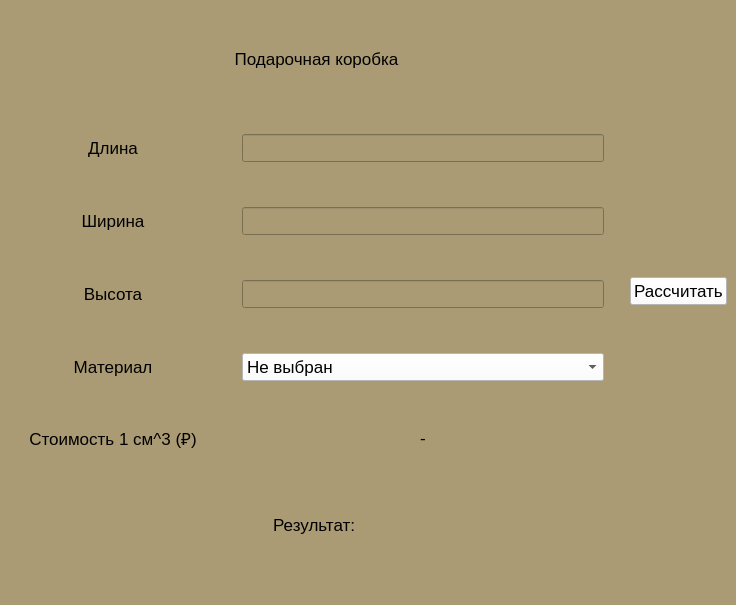
<?xml version="1.0" encoding="UTF-8"?>
<ui version="4.0">
 <class>MainWindow</class>
 <widget class="QMainWindow" name="MainWindow">
  <property name="geometry">
   <rect>
    <x>0</x>
    <y>0</y>
    <width>736</width>
    <height>605</height>
   </rect>
  </property>
  <property name="font">
   <font>
    <pointsize>15</pointsize>
   </font>
  </property>
  <property name="windowTitle">
   <string>Гаврилов Дмитрий 4231</string>
  </property>
  <property name="styleSheet">
   <string notr="true">background-color: rgb(170, 155, 116);</string>
  </property>
  <widget class="QWidget" name="centralwidget">
   <layout class="QHBoxLayout" name="horizontalLayout">
    <item>
     <layout class="QVBoxLayout" name="verticalLayout">
      <item>
       <widget class="QLabel" name="label">
        <property name="font">
         <font>
          <pointsize>13</pointsize>
         </font>
        </property>
        <property name="text">
         <string>Подарочная коробка</string>
        </property>
        <property name="alignment">
         <set>Qt::AlignCenter</set>
        </property>
       </widget>
      </item>
      <item>
       <layout class="QGridLayout" name="gridLayout">
        <property name="sizeConstraint">
         <enum>QLayout::SetDefaultConstraint</enum>
        </property>
        <property name="leftMargin">
         <number>20</number>
        </property>
        <property name="topMargin">
         <number>20</number>
        </property>
        <property name="rightMargin">
         <number>20</number>
        </property>
        <property name="bottomMargin">
         <number>20</number>
        </property>
        <property name="spacing">
         <number>45</number>
        </property>
        <item row="3" column="0">
         <widget class="QLabel" name="material">
          <property name="font">
           <font>
            <pointsize>13</pointsize>
           </font>
          </property>
          <property name="text">
           <string>Материал</string>
          </property>
          <property name="alignment">
           <set>Qt::AlignCenter</set>
          </property>
         </widget>
        </item>
        <item row="4" column="1">
         <widget class="QLabel" name="price_one">
          <property name="font">
           <font>
            <pointsize>13</pointsize>
           </font>
          </property>
          <property name="text">
           <string>-</string>
          </property>
          <property name="alignment">
           <set>Qt::AlignCenter</set>
          </property>
         </widget>
        </item>
        <item row="2" column="0">
         <widget class="QLabel" name="heigth">
          <property name="sizePolicy">
           <sizepolicy hsizetype="Preferred" vsizetype="Fixed">
            <horstretch>0</horstretch>
            <verstretch>0</verstretch>
           </sizepolicy>
          </property>
          <property name="font">
           <font>
            <pointsize>13</pointsize>
           </font>
          </property>
          <property name="text">
           <string>Высота</string>
          </property>
          <property name="alignment">
           <set>Qt::AlignCenter</set>
          </property>
         </widget>
        </item>
        <item row="1" column="0">
         <widget class="QLabel" name="width">
          <property name="sizePolicy">
           <sizepolicy hsizetype="Preferred" vsizetype="Preferred">
            <horstretch>0</horstretch>
            <verstretch>0</verstretch>
           </sizepolicy>
          </property>
          <property name="font">
           <font>
            <pointsize>13</pointsize>
           </font>
          </property>
          <property name="text">
           <string>Ширина</string>
          </property>
          <property name="alignment">
           <set>Qt::AlignCenter</set>
          </property>
         </widget>
        </item>
        <item row="0" column="0">
         <widget class="QLabel" name="length">
          <property name="font">
           <font>
            <pointsize>13</pointsize>
           </font>
          </property>
          <property name="text">
           <string>Длина</string>
          </property>
          <property name="alignment">
           <set>Qt::AlignCenter</set>
          </property>
         </widget>
        </item>
        <item row="3" column="1">
         <widget class="QComboBox" name="material_combobox">
          <property name="font">
           <font>
            <pointsize>13</pointsize>
           </font>
          </property>
          <property name="styleSheet">
           <string notr="true">background-color: rgb(255, 255, 255);</string>
          </property>
          <item>
           <property name="text">
            <string>Не выбран</string>
           </property>
          </item>
          <item>
           <property name="text">
            <string>Картон</string>
           </property>
          </item>
          <item>
           <property name="text">
            <string>Бумага</string>
           </property>
          </item>
          <item>
           <property name="text">
            <string>Дерево</string>
           </property>
          </item>
          <item>
           <property name="text">
            <string>Стекло</string>
           </property>
          </item>
          <item>
           <property name="text">
            <string>Сталь</string>
           </property>
          </item>
         </widget>
        </item>
        <item row="4" column="0">
         <widget class="QLabel" name="price_one_label">
          <property name="font">
           <font>
            <pointsize>13</pointsize>
           </font>
          </property>
          <property name="text">
           <string>Стоимость 1 см^3 (₽)</string>
          </property>
          <property name="alignment">
           <set>Qt::AlignCenter</set>
          </property>
         </widget>
        </item>
        <item row="0" column="1">
         <widget class="QLineEdit" name="length_inp">
          <property name="font">
           <font>
            <pointsize>13</pointsize>
           </font>
          </property>
         </widget>
        </item>
        <item row="1" column="1">
         <widget class="QLineEdit" name="width_inp">
          <property name="font">
           <font>
            <pointsize>13</pointsize>
           </font>
          </property>
         </widget>
        </item>
        <item row="2" column="1">
         <widget class="QLineEdit" name="height_inp">
          <property name="font">
           <font>
            <pointsize>13</pointsize>
           </font>
          </property>
         </widget>
        </item>
       </layout>
      </item>
      <item>
       <widget class="QLabel" name="result_label">
        <property name="font">
         <font>
          <pointsize>13</pointsize>
         </font>
        </property>
        <property name="text">
         <string>Результат: </string>
        </property>
        <property name="alignment">
         <set>Qt::AlignCenter</set>
        </property>
       </widget>
      </item>
     </layout>
    </item>
    <item>
     <widget class="QPushButton" name="result_button">
      <property name="font">
       <font>
        <pointsize>13</pointsize>
       </font>
      </property>
      <property name="styleSheet">
       <string notr="true">background-color: rgb(255, 255, 255);</string>
      </property>
      <property name="text">
       <string>Рассчитать</string>
      </property>
     </widget>
    </item>
   </layout>
  </widget>
  <widget class="QMenuBar" name="menubar">
   <property name="geometry">
    <rect>
     <x>0</x>
     <y>0</y>
     <width>736</width>
     <height>26</height>
    </rect>
   </property>
  </widget>
  <widget class="QStatusBar" name="statusbar"/>
 </widget>
 <resources/>
 <connections/>
</ui>
